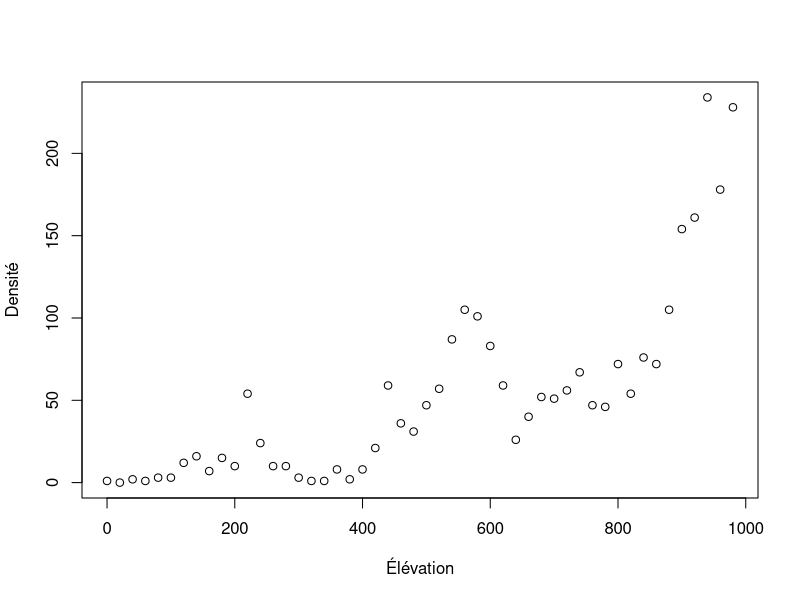
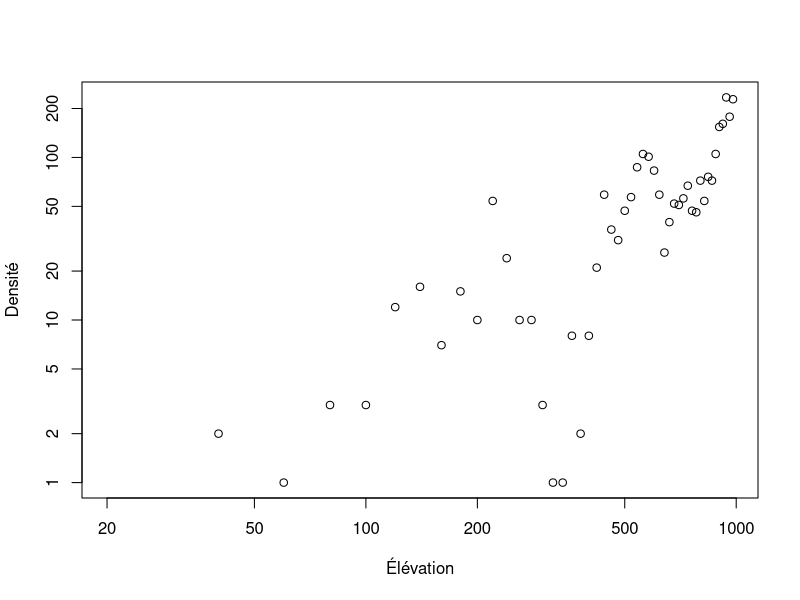
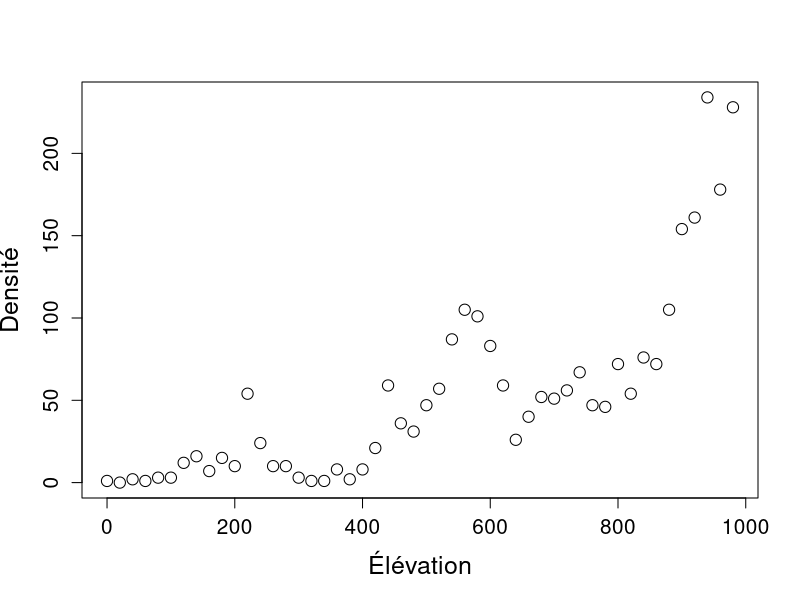
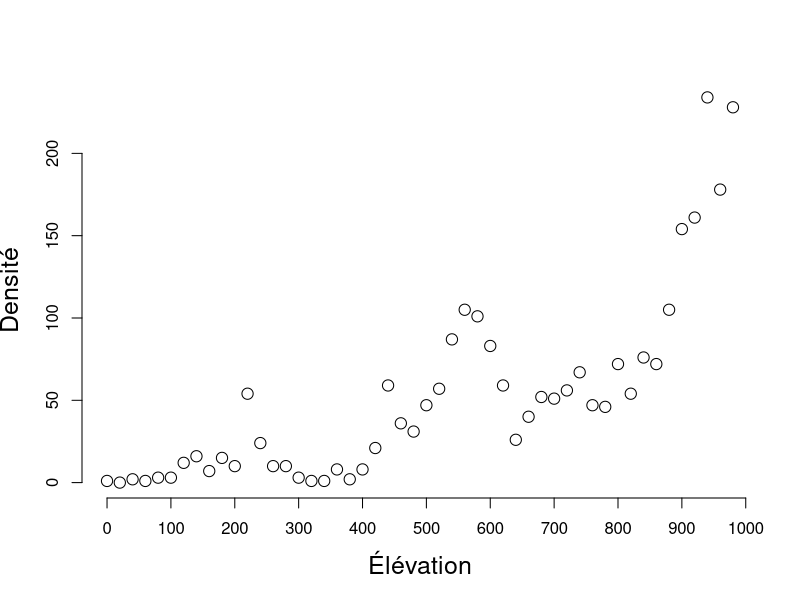
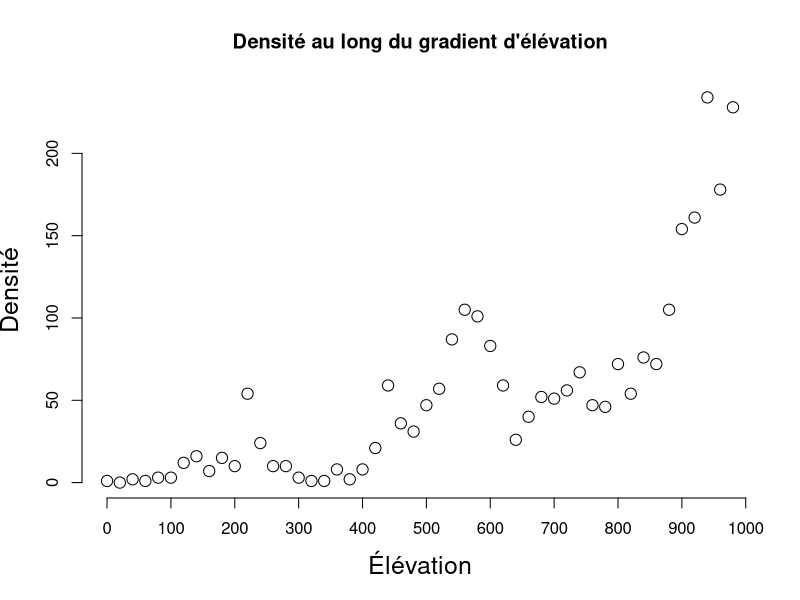
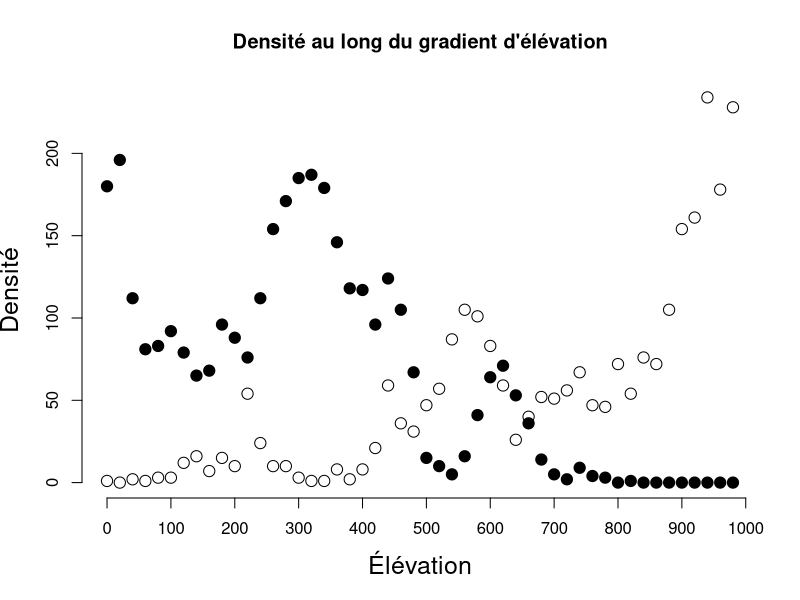
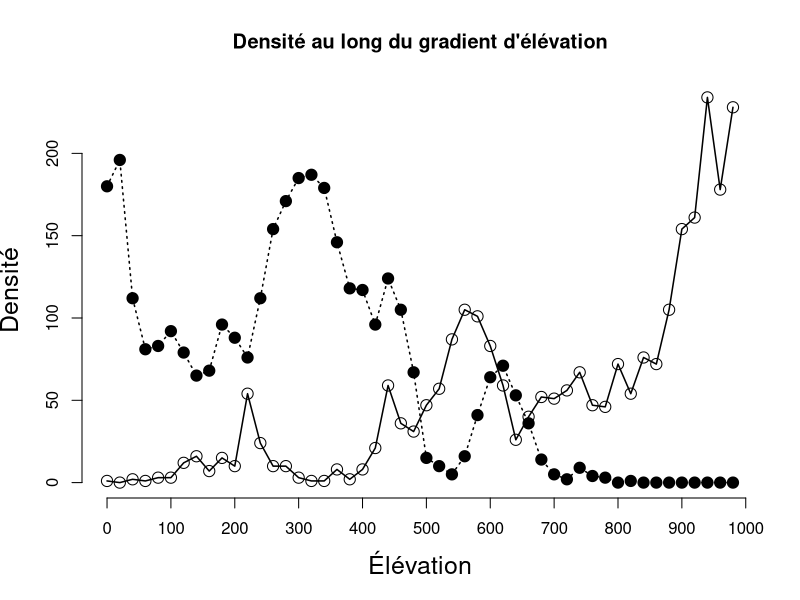
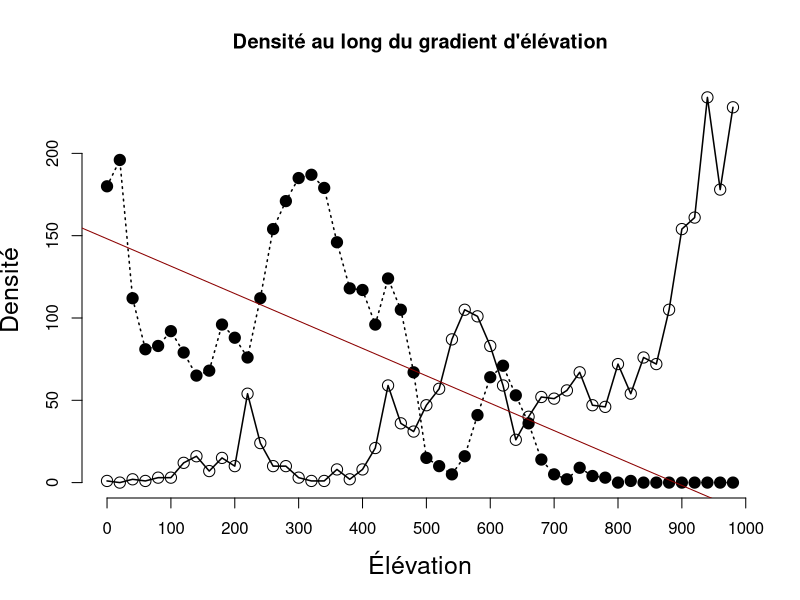

These charts were generated, in order, by the following R code:
## ---- chunk 1
pheno <- read.csv("assets/data/phenologie.csv")
head(pheno)
## ---- chunk 2
arbres <- read.csv2("assets/data/arbres.csv")
densite <- table(arbres[,c(3,5)])
elevation <- as.numeric(row.names(densite))
plot(elevation, densite[,1], axes = TRUE,
      xlab = "Élévation", ylab = "Densité")
## ---- chunk 3
plot(elevation, densite[,1], axes = TRUE,
      xlab = "Élévation", ylab = "Densité",
      log = "xy")
## ---- chunk 4
plot(elevation, densite[,1], axes = TRUE,
      xlab = "Élévation", ylab = "Densité",
      cex.lab = 1.5, cex.axis = 1.25, cex = 1.5)
## ---- chunk 5
plot(elevation, densite[,1], axes = FALSE,
      xlab = "Élévation", ylab = "Densité",
      cex.lab = 1.5, cex.axis = 1.25, cex = 1.5)
axis(1, seq(0,1000,100))
axis(2)
## ---- chunk 6
plot(elevation, densite[,1], axes = FALSE,
      xlab = "Élévation", ylab = "Densité",
      cex.lab = 1.5, cex.axis = 1.25, cex = 1.5)
axis(1, seq(0,1000,100))
axis(2)
title(main = "Densité au long du gradient d'élévation")
## ---- chunk 7
plot(elevation, densite[,1], axes = FALSE,
      xlab = "Élévation", ylab = "Densité",
      cex.lab = 1.5, cex.axis = 1.25, cex = 1.5)
axis(1, seq(0,1000,100))
axis(2)
title(main = "Densité au long du gradient d'élévation")
points(elevation, densite[,3], pch = 19, cex = 1.5)
## ---- chunk 8
plot(elevation, densite[,1], axes = FALSE,
      xlab = "Élévation", ylab = "Densité",
      cex.lab = 1.5, cex.axis = 1.25, cex = 1.5)
axis(1, seq(0,1000,100))
axis(2)
title(main = "Densité au long du gradient d'élévation")
points(elevation, densite[,3], pch = 19, cex = 1.5)
lines(elevation, densite[,1], lty = 1, lwd = 1.5)
lines(elevation, densite[,3], lty = 3, lwd = 1.5)
## ---- chunk 9
model = lm(densite[,3]~elevation)
summary(model)
## ---- chunk 10
plot(elevation, densite[,1], axes = FALSE,
      xlab = "Élévation", ylab = "Densité",
      cex.lab = 1.5, cex.axis = 1.25, cex = 1.5)
axis(1, seq(0,1000,100))
axis(2)
title(main = "Densité au long du gradient d'élévation")
points(elevation, densite[,3], pch = 19, cex = 1.5)
lines(elevation, densite[,1], lty = 1, lwd = 1.5)
lines(elevation, densite[,3], lty = 3, lwd = 1.5)
model = lm(densite[,3]~elevation)
abline(model, col = "darkred")
## ---- chunk 11
plot(elevation, densite[,1], axes = FALSE,
      xlab = "Élévation", ylab = "Densité",
      cex.lab = 1.5, cex.axis = 1.25, cex = 1.5)
axis(1, seq(0,1000,100))
axis(2)
title(main = "Densité au long du gradient d'élévation")
points(elevation, densite[,3], pch = 19, cex = 1.5)
lines(elevation, densite[,1], lty = 1, lwd = 1.5)
lines(elevation, densite[,3], lty = 3, lwd = 1.5)
legend("top", bty = "n", pch = c(19,1), lty = 1, legend = c("Érable à sucre", "Sapin baumier"), cex = 1.5)
## ---- chunk 12
plot(elevation, densite[,1], axes = FALSE,
      xlab = "Élévation", ylab = "Densité",
      cex.lab = 1.5, cex.axis = 1.25, cex = 1.5)
axis(1, seq(0,1000,100))
axis(2)
title(main = "Densité au long du gradient d'élévation")
points(elevation, densite[,3], pch = 19, cex = 1.5)
lines(elevation, densite[,1], lty = 1, lwd = 1.5)
lines(elevation, densite[,3], lty = 3, lwd = 1.5)
legend("top", bty = "n", pch = c(19,1), lty = 1, legend = c("Érable à sucre", "Sapin baumier"), cex = 1.5)
r2 <- round(summary(model)$r.squared, 2)
text(x = 875, y = 25, paste("R2=",r2), cex = 1.5)
## ---- chunk 13
arbres  <- read.csv2("assets/data/arbres.csv")
densite <- table(arbres[,c(3,5)])
elevation <- as.numeric(row.names(densite))
plot(elevation, densite[,1], pch = 19,
  xlab = "Elevation", ylab = "Densité")
points(elevation, densite[,3])
## ---- chunk 14
arbres  <- read.csv2("assets/data/arbres.csv")
n_tot <- table(arbres$esp)
barplot(n_tot)
## ---- chunk 15
hist(densite[,3])
## ---- chunk 16
x <- 10*(1:nrow(volcano))
y <- 10*(1:ncol(volcano))

image(x, y, volcano,
  col = terrain.colors(100), axes = FALSE)

axis(1, at = seq(100, 800, by = 100))
axis(2, at = seq(100, 600, by = 100))
box()

title(main = "Maunga Whau Volcano", font.main = 4)
## ---- chunk 17
x <- 10*(1:nrow(volcano))
y <- 10*(1:ncol(volcano))

image(x, y, volcano,
  col = terrain.colors(100), axes = FALSE)

axis(1, at = seq(100, 800, by = 100))
axis(2, at = seq(100, 600, by = 100))
box()

title(main = "Maunga Whau Volcano", font.main = 4)

contour(x, y, volcano,
  levels = seq(90, 200, by = 5),
  add = TRUE, col = "black")
## ---- chunk 18
library(igraph)
# Asigner une interaction à 10% des paires de noeuds
C <- 0.1
S <- 15
L <- matrix(0, nr = S, nc = S)
L[runif(S*S) < C] = 1
sum(L)
# Créer un objet igraph
g <- graph.adjacency(L)
## ---- chunk 19
plot(g)
## ---- chunk 20
plot(g, vertex.label = NA, edge.arrow.mode = 0,
     vertex.frame.color = NA)
## ---- chunk 21
# Calculer le degré
deg <- apply(L, 2, sum) + apply(L, 1, sum)

# Le rang pour chaque noeud
rk <- rank(deg)

# Faire un code de couleur
col.vec <- heat.colors(S)

# Attribuer aux noeuds la couleur
V(g)$color = col.vec[rk]

# Refaire la figure
plot(g, vertex.label=NA, edge.arrow.mode = 0,
    vertex.frame.color = NA)
## ---- chunk 22
# Faire un code de ctaille
col.vec <- seq(10, 25, length.out = S)

# Attribuer aux noeuds la couleur
V(g)$size = col.vec[rk]

# Refaire la figure
plot(g, vertex.label=NA, edge.arrow.mode = 0, vertex.frame.color = NA)
## ---- chunk 23
plot(g, vertex.label=NA, edge.arrow.mode = 0, vertex.frame.color = NA, layout = layout.circle(g))
## ---- chunk 24
plot(g, vertex.label=NA, edge.arrow.mode = 0, vertex.frame.color = NA, layout = layout.kamada.kawai(g))
## ---- chunk 25
# Évalue la présence communautés dans le graphe
wtc = walktrap.community(g)
# Calcule la modularité à partir des communautés
modularity(wtc)
## ---- chunk 26
distances(g)
## ---- chunk 27
eigen_centrality(g)$vector
